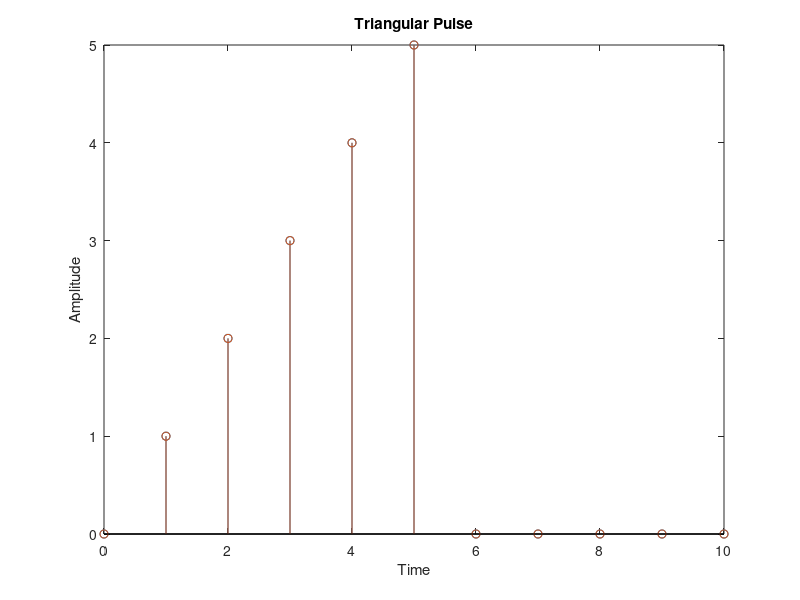

This chart was generated by the following MATLAB code:
%generate a triangular pulse
clear all;
close all;
n=0:1:10;
a=[ones(1,6),zeros(1,5)];
k=a.*n;
stem(n,k);
hold on;
n1=10:-1:0;
a1=[zeros(1,5),ones(1,6)];
k1=n1.*a1;
stem(n1,k1);
xlabel('Time');
ylabel('Amplitude');
title('Triangular Pulse');
